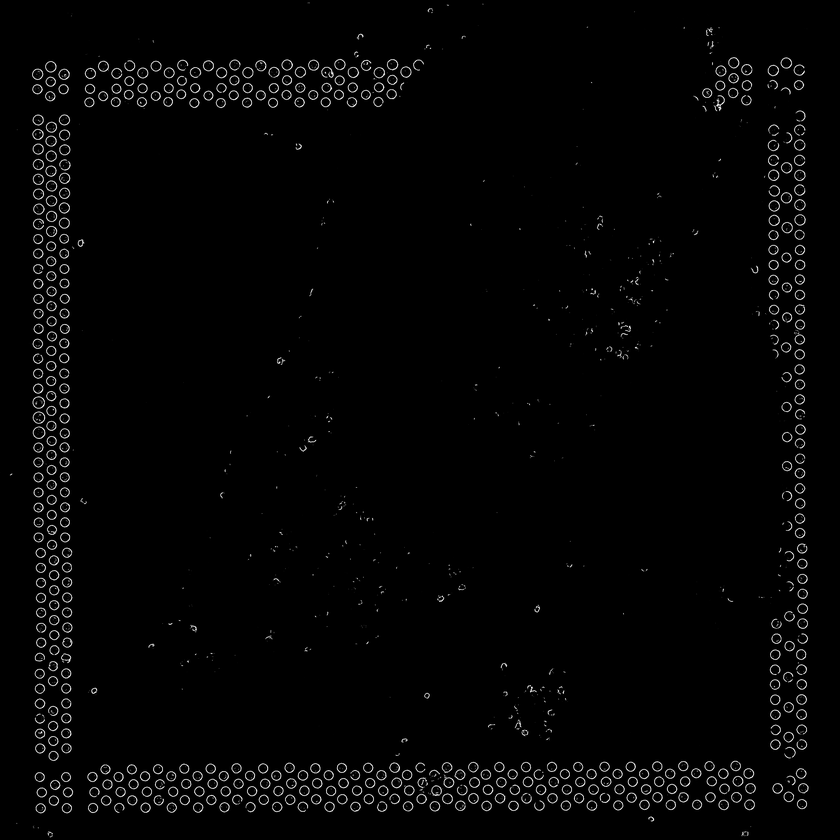
#> input picture pix2pix/test/all_auto_width2/test.png, 840 x 840 px, shrunk from 3600 x 3600 before the run; its folder holds only this picture in this run
$ python -i feature_detection.py   (imports and definitions only)
#> lines starting #> are read from the running program, lines starting #| are printed output that depends on the picture; after the words box and inside, x2 and y2 are one past the last pixel; in counts of white or black regions, pixels touching at a corner belong together
#> further down, picture is the input picture: shape (840, 840, 3); min 0, max 255, mean 4.7
import cv2
import matplotlib.pyplot as plt
import numpy as np
import os
from skimage import io, measure, morphology, color, util


def process_image_for_holes(image):
    # Convert to grayscale and apply Gaussian blur
    gray = cv2.cvtColor(image, cv2.COLOR_RGB2GRAY)
    blurred = cv2.GaussianBlur(gray, (5, 5), 0)

    # Adaptive thresholding
    thresh = cv2.adaptiveThreshold(blurred, 255,
                                   cv2.ADAPTIVE_THRESH_GAUSSIAN_C,
                                   cv2.THRESH_BINARY_INV, 11, 2)
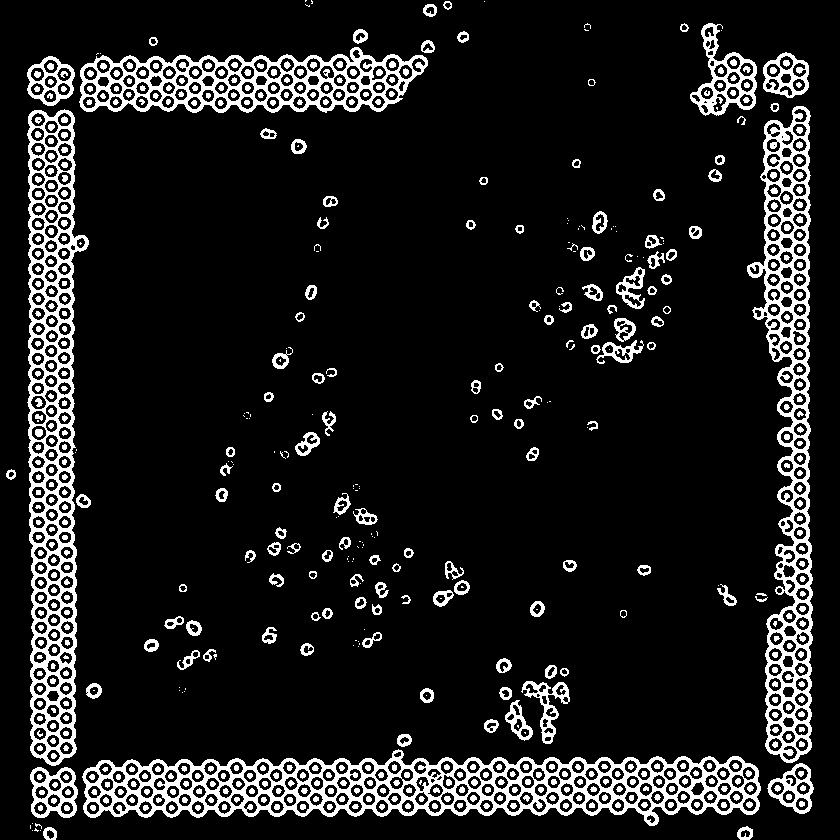
#> thresh: shape (840, 840); 11.8% white; 675 white regions (110 under 20 px), largest, box (x1, y1, x2, y2) and area: (82, 749, 761, 826) 17379, (27, 109, 89, 766) 13890, (747, 106, 813, 763) 12754

    # Closing operation
    kernel = np.ones((3, 3), np.uint8)
    closing = cv2.morphologyEx(thresh, cv2.MORPH_CLOSE, kernel, iterations=2)
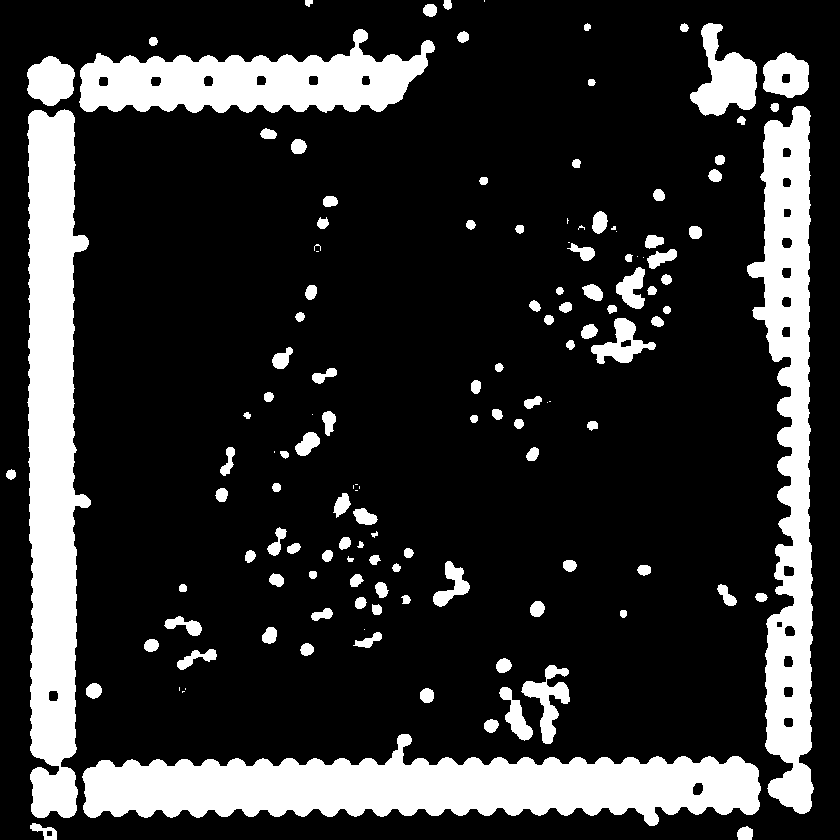
#> closing: shape (840, 840); 18.9% white; 134 white regions (22 under 20 px), largest, box (x1, y1, x2, y2) and area: (82, 734, 761, 826) 35316, (27, 109, 91, 818) 31445, (747, 106, 814, 814) 25054

    # Removing small objects and filling small holes
    cleaned = morphology.remove_small_objects(closing > 0, min_size=200)
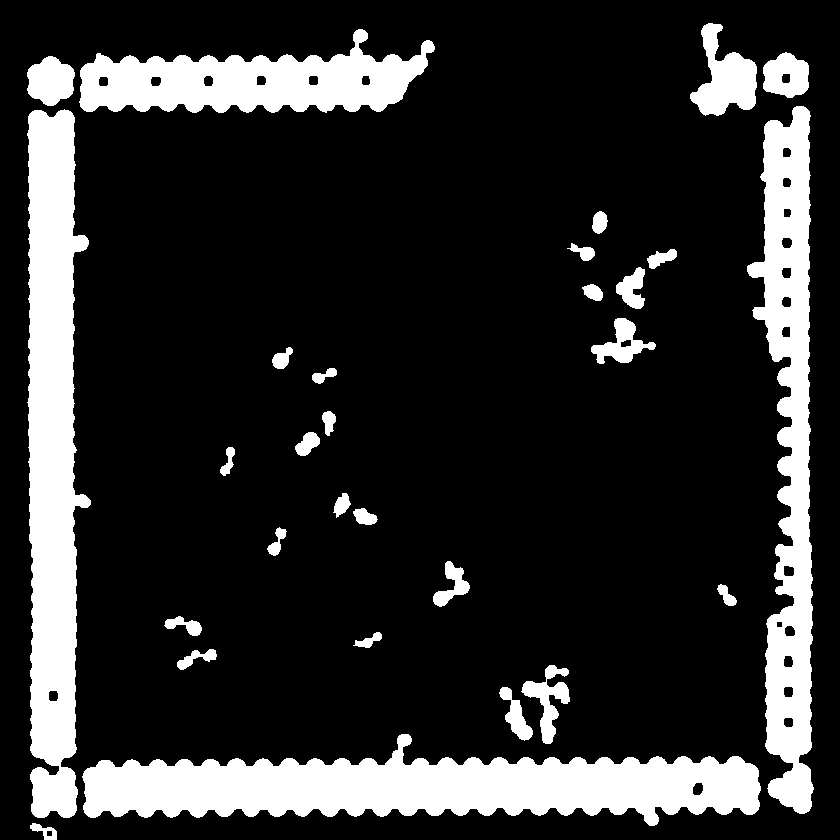
#> cleaned: shape (840, 840) bool; 17.7% white; 29 white regions, largest, box (x1, y1, x2, y2) and area: (82, 734, 761, 826) 35316, (27, 109, 91, 818) 31445, (747, 106, 814, 814) 25054
    holes = morphology.remove_small_holes(cleaned, area_threshold=200)
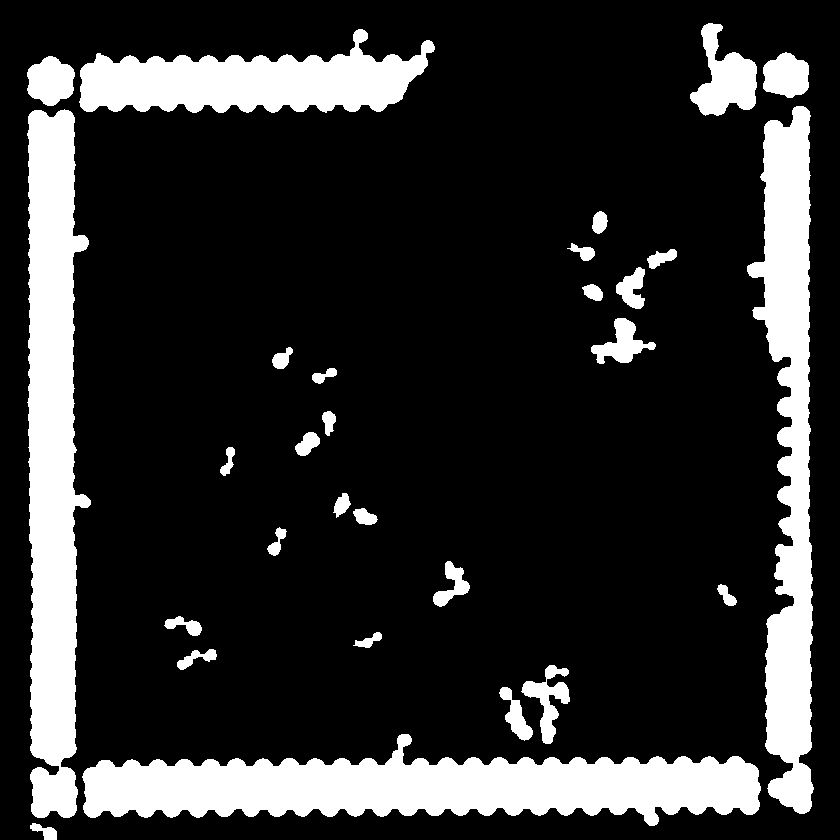
#> holes: shape (840, 840) bool; 17.9% white; 29 white regions, largest, box (x1, y1, x2, y2) and area: (82, 734, 761, 826) 35418, (27, 109, 91, 818) 31529, (747, 106, 814, 814) 26012

    return holes

# [50 lines left out: functions add_contours, detect_keypoints, display_keypoints, not called in this run]


path1 = '/home/huifang/workspace/code/fiducial_remover/temp_result/overlap_patch/with_fiducial/'
path2 = '/home/huifang/workspace/code/fiducial_remover/temp_result/overlap_patch/without_fiducial/'
# [1 line that did not run here, left out]

# Print the list of contents
# [34 lines not run here, left out]

    #
    # # Extract morphological features
    # features_image1 = extract_morphological_features(image1)
    # features_image2 = extract_morphological_features(image2)
    #
    #
    # # Compare morphological features (basic comparison)
    # # You can extend this part for more in-depth analysis
    # print("Number of features in image1:", len(features_image1))
    # print("Number of features in image2:", len(features_image2))
    #
    # # Detect and display keypoints
    # keypoints_image1, _ = detect_keypoints(image1)
    # keypoints_image2, _ = detect_keypoints(image2)
    #
    # print("Number of keypoints in image1:", len(keypoints_image1))
    # print("Number of keypoints in image2:", len(keypoints_image2))
    #
    # # Display images with keypoints
    # display_keypoints(image1, keypoints_image1, image2, keypoints_image2)

>>> import cv2
>>> picture = cv2.cvtColor(cv2.imread('pix2pix/test/all_auto_width2/test.png'), cv2.COLOR_BGR2RGB)
>>> result = process_image_for_holes(picture)
